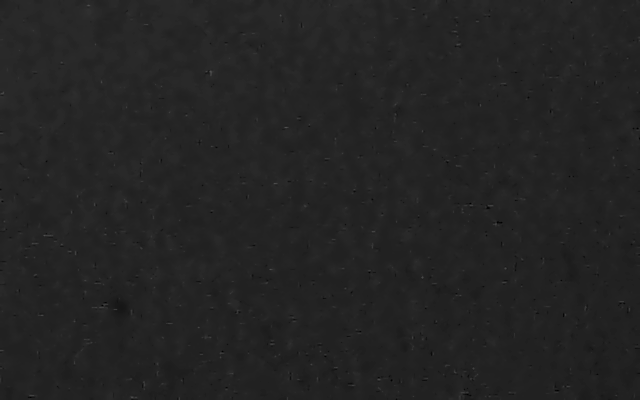
#> input picture 2026-05-18/H1.png, 640 x 400 px
$ jupyter execute --allow-errors GD.ipynb   (shell and % lines are left out)
#> lines starting #> are read from the running program, lines starting #| are printed output that depends on the picture
#> (the call stopped at in no_shift, `fig, ax = plt.subplots(nrows=1, ncols=3)`: IPython is not available in this run)
#> (the call stopped at in shift, `fig2, ax2 = plt.subplots(nrows=1, ncols=3)`: IPython is not available in this run)
### Gradient Descent and FISTA

$\newcommand\measurementvec{\mathbf{b}}
\newcommand\measurementmtx{\mathbf{A}}
\newcommand\imagevec{\mathbf{v}}
\newcommand\psf{\mathbf{h}}
\newcommand{\crop}{\mathbf{C}}
\newcommand\full{\mathbf{A}}
\newcommand{\ftpsf}{\mathbf{H}}$
Gradient descent is an iterative algorithm that finds the minimum of a convex function by following the slope "downhill" until it reaches a minimum. To solve the minimization problem
\begin{equation*}
    \operatorname{minimize} g(\mathbf{x}),
\end{equation*}
we find the gradient of $g$ wrt $\mathbf{x}$, $\nabla_\mathbf{x} g$, and use the property that the gradient always points in the direction of steepest _ascent_. In order to minimize $g$, we go the other direction:
$$\begin{align*}
    \mathbf{x}_0 &= \text{ initial guess} \\
    \mathbf{x}_{k+1} &\leftarrow \mathbf{x}_k - \alpha_k \nabla g(\mathbf{x}_k),
\end{align*}$$
where $\alpha$ is a step size that determines how far in the descent direction we go at each iteration.

Applied to our problem:
$$\begin{align*}
    g(\imagevec) &= \frac{1}{2} \|\full\imagevec- \measurementvec \|_2^2 \\
    \nabla_\imagevec g(\imagevec) &= \full^H (\full\imagevec-\measurementvec),
\end{align*}$$
where $\full^H$ is the adjoint of $\full$, $\measurementvec$ is the sensor measurement and $\imagevec$ is the image of the scene.

We use more efficient variants of this algorithm, like Nesterov Momentum and FISTA, both of which are shown below.

#### Loading and preparing our images

[cell 1]
import numpy as np
import numpy.fft as fft
import matplotlib.pyplot as plt
from IPython import display
from PIL import Image

The code takes in two grayscale images: a point spread function (PSF) $\texttt{psfname}$ and a sensor measurement $\texttt{imgname}$. The images can be downsampled by a factor $f$, which must be a of the form $1/{2^k}$, for some non negative integer $k$ (typically between 1/2 and 1/8).

[cell 2]
psfname = "./H1.png"
imgname = "./11.png"

# Downsampling factor (used to shrink images)
f = 1

# Number of iterations
iters = 1000

[cell 3]
def loaddata(show_im=True):
#> called with show_im = True
    psf = Image.open(psfname)
#> psf is the input picture: PIL image 640x400 RGB; min 0, max 79, mean 35.7
    psf = np.array(psf, dtype='float32')[:,:,1]
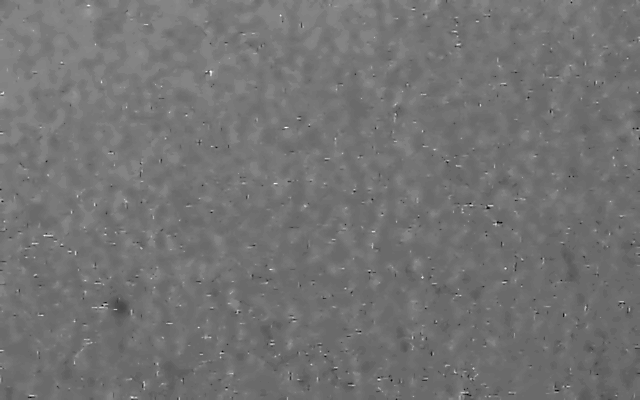
#> psf: shape (400, 640) float32; min 0, max 79, mean 35.7; drawn with min black and max white
    data = Image.open(imgname)
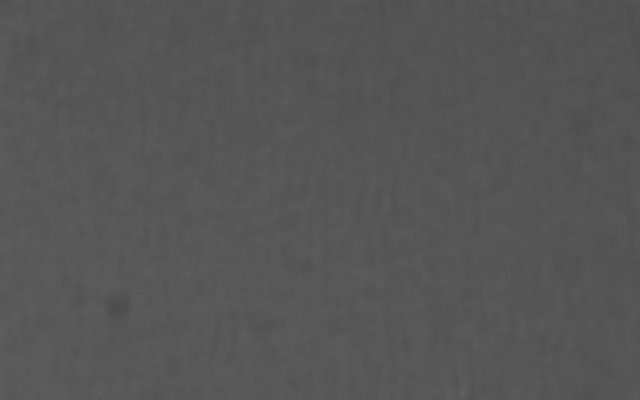
#> input picture 2026-05-18/11.png, 640 x 400 px
#> data is the input picture: PIL image 640x400 RGB; min 77, max 106, mean 86.1
    data = np.array(data, dtype='float32')[:,:,1]
#> data: shape (400, 640) float32

    """In the picamera, there is a non-trivial background
    (even in the dark) that must be subtracted"""
    # bg = np.mean(psf[5:15,5:15])
    # psf -= bg
    # data -= bg

    """Resize to a more manageable size to do reconstruction on.
    Because resizing is downsampling, it is subject to aliasing
    (artifacts produced by the periodic nature of sampling). Demosaicing is an attempt
    to account for/reduce the aliasing caused. In this application, we do the simplest
    possible demosaicing algorithm: smoothing/blurring the image with a box filter"""

    def resize(img, factor):
#> called with factor = 1
        num = int(-np.log2(factor))
        for i in range(num):
            img = 0.25*(img[::2,::2,...]+img[1::2,::2,...]+img[::2,1::2,...]+img[1::2,1::2,...])
        return img

    psf = resize(psf, f)
    data = resize(data, f)

    """Now we normalize the images so they have the same total power. Technically not a
    necessary step, but the optimal hyperparameters are a function of the total power in
    the PSF (among other things), so it makes sense to standardize it"""

    psf /= np.linalg.norm(psf.ravel())
    data /= np.linalg.norm(data.ravel())
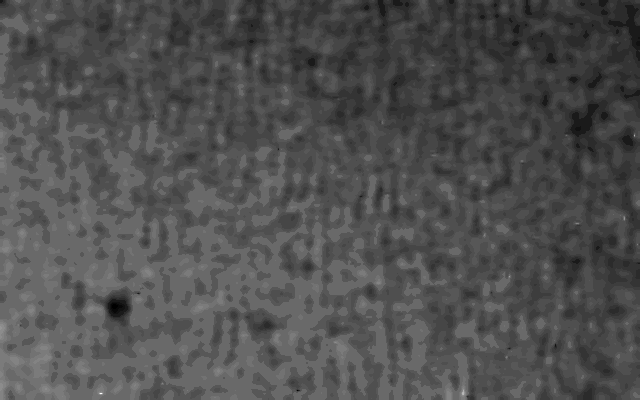
#> data: shape (400, 640) float32; min 0.00177, max 0.00243, mean 0.00198; drawn with min black and max white

    if show_im:
        fig1 = plt.figure()
        plt.imshow(psf, cmap='gray')
        plt.title('PSF')
        display.display(fig1)
        fig2 = plt.figure()
        plt.imshow(data, cmap='gray')
        plt.title('Raw data')
        display.display(fig2)

    return psf, data
